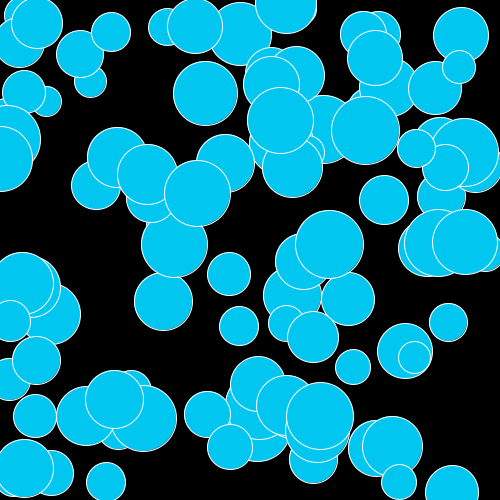
Frame 1 (no input)
Frame 60 (the mouse pressed at the canvas centre just before this capture): identical to frame 1, image omitted
Frame 120 (the mouse held since frame 60 and released just before this capture): identical to frame 1, image omitted

The Processing sketch that drew this single still picture (run headless with seeded random() and noise(); from frame 60 on, the mouse is pressed at the canvas centre):

// Processing sketch: processing_105724
// ── processing_105724.pde

int ballNum = 100;

int xBall[] = new int [ballNum];
int yBall[] = new int [ballNum];
int ballSize[] = new int [ballNum];

void setup (){
  background(190, 252, 69);
  size(500, 500);
  stroke(255);
  
  
  for(int i = 0; i < ballNum; i++){
  xBall[i] = int(random(0, width));
  yBall[i] = int(random(0, height));
  ballSize[i] = int(random (30, 70));
    }
}
 void draw(){
   
   background (0);
   
    for(int i = 0; i < ballNum; i++){
    fill(1, 198, 240);
    ellipse(xBall[i], yBall[i], ballSize[i], ballSize[i]);
    }
 }
